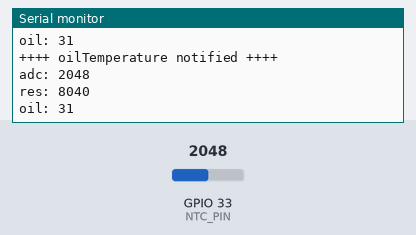
A program run on a simulated ESP32. Shown: the last lines printed to the serial monitor. Inputs (shaded band) come from the test bench; at power-on: GPIO 33 (NTC_PIN) = 2048. Nothing arrives over Bluetooth unless stated; a phone connects over Bluetooth LE 3 s after start.

Above: at 4.8 s.
4.9 s: GPIO 33 (NTC_PIN) set to 2866
At 5.9 s:
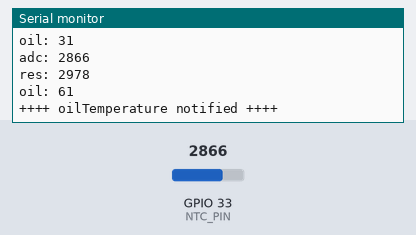
6.5 s: GPIO 33 (NTC_PIN) set to 3603
At 7.7 s:
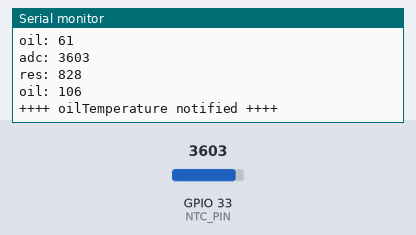
Timing chart, 0 to 9.5 s (numbered marks = the images above; inputs shaded):
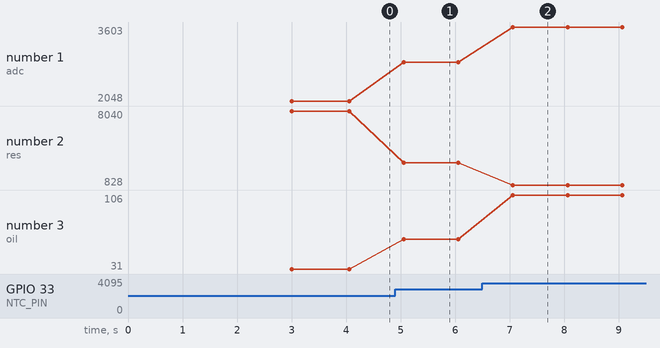

Measured:
- after the input at 4.9 s, the serial monitor: prints a new line after 0.15 s (image 1)
- after the input at 6.5 s, the serial monitor: prints a new line after 0.56 s (image 2)
- plotted number 1: 2048 → 2866 after the input at 4.9 s, 2866 → 3603 after the input at 6.5 s
- plotted number 2: 8040 → 2978 after the input at 4.9 s, 2978 → 828 after the input at 6.5 s
- plotted number 3: 31 → 61 after the input at 4.9 s, 61 → 106 after the input at 6.5 s

The program:

main.cpp
```cpp
#include <Arduino.h>
#include "BLE.h"
#include "oilTemperature.h"
#include "heavyBraking.h"

#include <BLEDevice.h>
#include <BLEServer.h>
#include <BLEUtils.h>
#include <BLE2902.h>

#define TENTH 100

int8_t oldOilTemperature;
bool oldHeavyBraking;
uint32_t elapsedTenths = 0;

void setup()
{
  Serial.begin(9600);     // start serial connection
  setupBLE();             // setup included libraries
  setupOilTemperature();
  setupHeavyBraking();
}

void loop()
{
  if (isDeviceConnected())
  { // connected: notify changed value
    if (!isOldDeviceConnected())
    { // connecting
      setOldDeviceConnected();
      Serial.println("++++++++++++++++\nCONNECTED\n++++++++++++++++\n");
    }
    bool heavyBraking = detectHeavyBraking();
    if (oldHeavyBraking != heavyBraking)
    {
      oldHeavyBraking = heavyBraking;
      notifyHeavyBraking((uint8_t*)&heavyBraking);
      Serial.println("++++ heavyBraking notified ++++\n");
    }
    if (elapsedTenths % 10 == 0)
    {
      int8_t oilTemperature = meassureOilTemperature();
      if (oldOilTemperature != oilTemperature)
      {
        oldOilTemperature = oilTemperature;
        notifyOilTemperature((uint8_t*)&oilTemperature);
        Serial.println("++++ oilTemperature notified ++++\n");
      }
    }
    delay(TENTH);
    elapsedTenths++;
  }
  else if (isOldDeviceConnected())
  { // disconnecting
    delay(500);         // give the bluetooth stack the chance to get things ready
    startAdvertising(); // restart advertising
    setOldDeviceConnected();
    Serial.println("++++++++++++++++\nDISCONNECTED\n++++++++++++++++\n");
  }
}
```

BLE.h
```cpp
#ifndef BLE_H
#define BLE_H

#include <stdint.h>

extern bool isDeviceConnected();
extern bool isOldDeviceConnected();
extern void setOldDeviceConnected();
extern void startAdvertising();
extern void setupBLE();
extern void notifyOilTemperature(uint8_t* oilTemperature);
extern void notifyHeavyBraking(uint8_t* heavyBraking);

#endif /* BLE_H */
```

heavyBraking.h
```cpp
#ifndef HEAVYBRAKING_H
#define HEAVYBRAKING_H

#include <stdint.h>

#define BRAKE   --
#define X_AXIS  34
#define Y_AXIS  39
#define Z_AXIS  36

extern void setupHeavyBraking();
extern bool detectHeavyBraking();

#endif /* HEAVYBRAKING_H */
```

oilTemperature.h
```cpp
#ifndef OILTEMPERATURE_H
#define OILTEMPERATURE_H

#include <stdint.h>

#define NTC_PIN       33
#define R0            10080
#define ADC_MAX_VALUE 4095

extern void setupOilTemperature();
extern int8_t meassureOilTemperature();

#endif /* OILTEMPERATURE_H */
```

BLE.cpp
```cpp
/*
  Video: https://www.youtube.com/watch?v=oCMOYS71NIU
  Based on Neil Kolban example for IDF: https://github.com/nkolban/esp32-snippets/blob/master/cpp_utils/tests/BLE%20Tests/SampleNotify.cpp
  Ported to Arduino ESP32 by Evandro Copercini
  updated by chegewara

  Create a BLE server that, once we receive a connection, will send periodic notifications.
  The service advertises itself as: 0000181A-0000-1000-8000-00805F9B34FB
  And has a characteristic of: 00002A6E-0000-1000-8000-00805F9B34FB

  The design of creating the BLE server is:
  1. Create a BLE Server
  2. Create a BLE Service
  3. Create a BLE Characteristic on the Service
  4. Create a BLE Descriptor on the characteristic
  5. Start the service.
  6. Start advertising.

  A connect hander associated with the server starts a background task that performs notification
  every couple of seconds.

  https://www.bluetooth.com/specifications/gatt/viewer?attributeXmlFile=org.bluetooth.descriptor.gatt.client_characteristic_configuration.xml
*/

#include "BLE.h"
#include <BLEDevice.h>
#include <BLEServer.h>
#include <BLEUtils.h>
#include <BLE2902.h>

#define DEVICE_NAME                         "Henrik's ESP32"
#define ENVIRONMENTAL_SENSING_SERVICE_UUID  "0000181A-0000-1000-8000-00805F9B34FB"
#define TEMPERATURE_CHARACTERISTIC_UUID     "00002A6E-0000-1000-8000-00805F9B34FB"
#define HEAVY_BRAKING_CHARACTERISTIC_UUID   "01234567-89AB-CDEF-FEDC-BA9876543210"
#define NUMBER_OF_CHARACTERISTICS           2

bool deviceConnected;
bool oldDeviceConnected;
BLEServer* pServer/* = nullptr*/;
BLECharacteristic* pTemperatureCharacteristic/* = nullptr*/;
BLECharacteristic* pHeavyBrakingCharacteristic/* = nullptr*/;
BLECharacteristic* pCharacteristics[NUMBER_OF_CHARACTERISTICS] = { pTemperatureCharacteristic, pHeavyBrakingCharacteristic };

class MyServerCallbacks : public BLEServerCallbacks
{
  void onConnect(BLEServer* pServer) {
    deviceConnected = true;
  };

  void onDisconnect(BLEServer* pServer) {
    deviceConnected = false;
  }
};

bool isDeviceConnected()
{
    return deviceConnected;
}

bool isOldDeviceConnected()
{
    return oldDeviceConnected;
}

void setOldDeviceConnected()
{
    oldDeviceConnected = deviceConnected;
}

void startAdvertising()
{
  BLEDevice::startAdvertising();
}

void setupBLE()
{
  // Create the BLE Device
  BLEDevice::init(DEVICE_NAME);

  // Create the BLE Server
  pServer = BLEDevice::createServer();
  pServer->setCallbacks(new MyServerCallbacks());

  // Create the BLE Service
  BLEService *pEnvironmentalSensingService = pServer->createService(ENVIRONMENTAL_SENSING_SERVICE_UUID);

  // Create the BLE Characteristics
  pTemperatureCharacteristic = pEnvironmentalSensingService->createCharacteristic(
                      TEMPERATURE_CHARACTERISTIC_UUID,
                      BLECharacteristic::PROPERTY_NOTIFY
                    );
  pHeavyBrakingCharacteristic = pEnvironmentalSensingService->createCharacteristic(
                      HEAVY_BRAKING_CHARACTERISTIC_UUID,
                      BLECharacteristic::PROPERTY_NOTIFY
                    );

  // Create the BLE Descriptors
  pTemperatureCharacteristic->addDescriptor(new BLE2902());
  pHeavyBrakingCharacteristic->addDescriptor(new BLE2902());

  // Start the services
  pEnvironmentalSensingService->start();

  // Start advertising
  BLEAdvertising *pAdvertising = BLEDevice::getAdvertising();
  pAdvertising->addServiceUUID(ENVIRONMENTAL_SENSING_SERVICE_UUID);
  pAdvertising->setScanResponse(false);
  pAdvertising->setMinPreferred(0x00U);   // set value to 0x00 to not advertise this parameter
  startAdvertising();
}

void notifyOilTemperature(uint8_t* oilTemperature)
{
    pTemperatureCharacteristic->setValue(oilTemperature, 1);
    pTemperatureCharacteristic->notify();
}

void notifyHeavyBraking(uint8_t* heavyBraking)
{
    pHeavyBrakingCharacteristic->setValue(heavyBraking, 1);
    pHeavyBrakingCharacteristic->notify();
}
```

heavyBraking.cpp
```cpp
#include "heavyBraking.h"
#include <Arduino.h>

void setupHeavyBraking()
{
  pinMode(X_AXIS, INPUT);
  pinMode(Y_AXIS, INPUT);
  pinMode(Z_AXIS, INPUT);
}

bool isBraking()
{
  // TODO: detect braking
  return false;
}

bool detectHeavyBraking()
{
  if (isBraking())
  {
    float xAxis = analogRead(X_AXIS);
    float yAxis = analogRead(Y_AXIS);
    float zAxis = analogRead(Z_AXIS);
    return sqrt(xAxis*xAxis + yAxis*yAxis + zAxis*zAxis) > 1.0;
  }
  else
  {
    return false;
  }
}
```

Source omitted: oilTemperature.cpp (22516 bytes)
